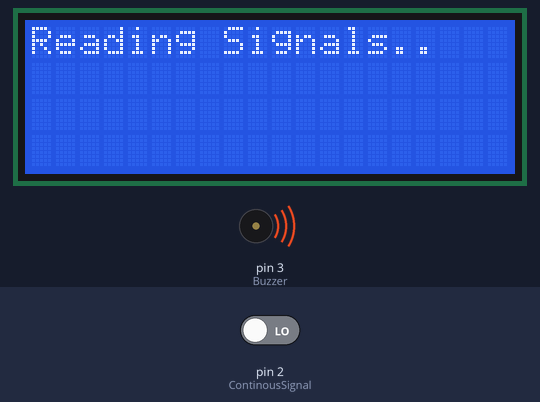
This sketch was run on a simulated Arduino Uno, built with avr-gcc and run on an emulated ATmega328P. Parts: 20×4 character LCD, buzzer (waves = sounding, pin HIGH). The test bench sets the inputs (shaded band); at power-on: pin 2 (ContinousSignal) LOW. What the sketch prints to the serial monitor is not drawn.

Above: at 0.1 s.
At 30.1 s:
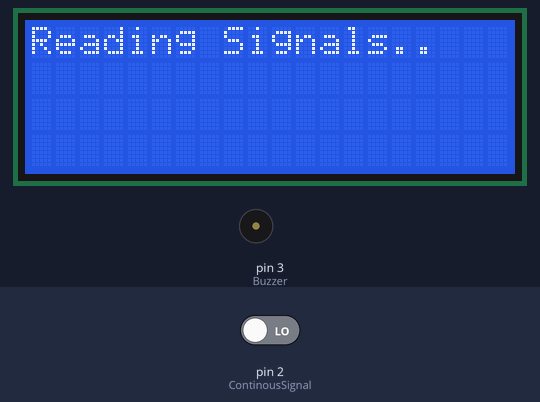
Timing chart, 0 to 130.0 s (numbered marks = the images above):
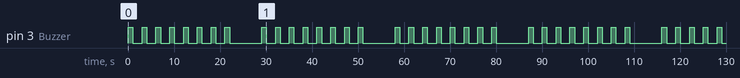

Measured:
- by itself, pin 3 (Buzzer): repeats every 29.0 s: 7 × (LOW 2.0 s, HIGH 1.0 s), LOW 7.0 s, HIGH 1.0 s

The sketch:

Binary_LCD.ino
```cpp
#include <LiquidCrystal.h>
// Assuming RS=12, E=11, D4=5, D5=4, D6=3, D7=2 as per earlier connection guidelines.
LiquidCrystal lcd(12, 11, 5, 4, 6, 7);


int ContinousSignal = 2; // LED Signal Pin
int Buzzer=3;
int SignalChecker = LOW; // Signal Checker
int count = 0; // Count
int result;
int BinaryChecker[26][8] = {// Binary Array
{0, 1, 0, 0, 0, 0, 0, 1},
{0, 1, 0, 0, 0, 0, 1, 0},
{0, 1, 0, 0, 0, 0, 1, 1},
{0, 1, 0, 0, 0, 1, 0, 0},
{0, 1, 0, 0, 0, 1, 0, 1},
{0, 1, 0, 0, 0, 1, 1, 0},
{0, 1, 0, 0, 0, 1, 1, 1},
{0, 1, 0, 0, 1, 0, 0, 0},
{0, 1, 0, 0, 1, 0, 0, 1},
{0, 1, 0, 0, 1, 0, 1, 0},
{0, 1, 0, 0, 1, 0, 1, 1},
{0, 1, 0, 0, 1, 1, 0, 0},
{0, 1, 0, 0, 1, 1, 0, 1},
{0, 1, 0, 0, 1, 1, 1, 0},
{0, 1, 0, 0, 1, 1, 1, 1},
{0, 1, 0, 1, 0, 0, 0, 0},
{0, 1, 0, 1, 0, 0, 0, 1},
{0, 1, 0, 1, 0, 0, 1, 0},
{0, 1, 0, 1, 0, 0, 1, 1},
{0, 1, 0, 1, 0, 1, 0, 0},
{0, 1, 0, 1, 0, 1, 0, 1},
{0, 1, 0, 1, 0, 1, 1, 0},
{0, 1, 0, 1, 0, 1, 1, 1},
{0, 1, 0, 1, 1, 0, 0, 0},
{0, 1, 0, 1, 1, 0, 0, 1},
{0, 1, 0, 1, 1, 0, 1, 0}};


int i=0;
int InputArray[8] = {0, 0, 0, 0, 0, 0, 0, 0};
char alphabets[26] = {'A', 'B', 'C', 'D', 'E', 'F', 'G', 'H', 'I', 'J', 'K', 'L', 'M', 'N', 'O', 'P', 'Q', 'R', 'S', 'T', 'U', 'V', 'W', 'X', 'Y', 'Z'};
String DisplayArray[6];


int comparison(int a[][8], int b[], int row, int column) {
  for (int i = 0; i < row; i++) {
    bool match = true;
    for (int j = 0; j < column; j++) {
      if (a[i][j] != b[j]) {
        match = false;
        break;
      }
    }
    if (match) {
      return i;
    }
  }
  return -1; // If no match is found, return -1
}

void setup() {
  pinMode(ContinousSignal, INPUT);
  pinMode(Buzzer, OUTPUT);
  Serial.begin(9600);
  lcd.begin(20, 4);  // Initialize the LCD
  lcd.setCursor(0, 0);
  lcd.print("Reading Signals..");
}


void loop() {
 for (int count = 0; count < 8; count++) {
    digitalWrite(Buzzer, HIGH);
    delay(1000);
    SignalChecker = digitalRead(ContinousSignal);
    digitalWrite(Buzzer, LOW);

    InputArray[count] = SignalChecker;
    Serial.print(InputArray[count]);
    delay(2000);
  }

  result = comparison(BinaryChecker, InputArray, 26, 8);
 if (result != -1) {
    char recognizedChar = alphabets[result];
    Serial.println(recognizedChar);

    if (i < 6) { // You need to check for 6 not 2 as you have 6 spots
      DisplayArray[i] = recognizedChar;
      lcd.setCursor(i*3, 0);  // Set cursor every 3 spaces to spread out letters.
      lcd.print(DisplayArray[i]);
      i++;
       if (i == 1) {
        lcd.clear();
      }
      lcd.setCursor(i - 1, 1); // Assuming you want the alphabets to start from the second row
      lcd.print(DisplayArray[i - 1]);
    }

 if(i == 6){
  lcd.clear(); // Clear the LCD
  lcd.setCursor(0, 1);  // Move to the second line
  for(int j = 0; j < 6; j++) {
    lcd.print(DisplayArray[j]);
  }
  while(1);  // This will stop everything. It's an infinite loop.
}


  }

  delay(5000);

    }
```
